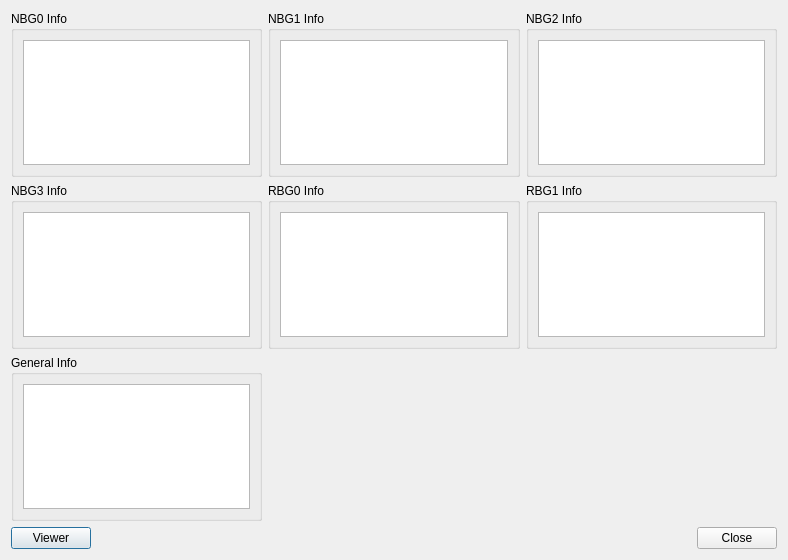
<?xml version="1.0" encoding="UTF-8"?>
<ui version="4.0">
 <class>UIDebugVDP2</class>
 <widget class="QDialog" name="UIDebugVDP2">
  <property name="geometry">
   <rect>
    <x>0</x>
    <y>0</y>
    <width>788</width>
    <height>560</height>
   </rect>
  </property>
  <property name="windowTitle">
   <string>Debug VDP2Viewer</string>
  </property>
  <layout class="QVBoxLayout" name="verticalLayout_7">
   <item>
    <layout class="QGridLayout" name="DebugGrid">
     <item row="0" column="0">
      <widget class="QGroupBox" name="NBG0Debug">
       <property name="title">
        <string>NBG0 Info</string>
       </property>
       <layout class="QVBoxLayout" name="verticalLayout">
        <item>
         <widget class="QPlainTextEdit" name="pteNBG0Info">
          <property name="readOnly">
           <bool>true</bool>
          </property>
         </widget>
        </item>
       </layout>
      </widget>
     </item>
     <item row="0" column="1">
      <widget class="QGroupBox" name="NBG1Debug">
       <property name="title">
        <string>NBG1 Info</string>
       </property>
       <layout class="QVBoxLayout" name="verticalLayout_2">
        <item>
         <widget class="QPlainTextEdit" name="pteNBG1Info">
          <property name="readOnly">
           <bool>true</bool>
          </property>
         </widget>
        </item>
       </layout>
      </widget>
     </item>
     <item row="0" column="2">
      <widget class="QGroupBox" name="NBG2Debug">
       <property name="title">
        <string>NBG2 Info</string>
       </property>
       <layout class="QVBoxLayout" name="verticalLayout_3">
        <item>
         <widget class="QPlainTextEdit" name="pteNBG2Info">
          <property name="readOnly">
           <bool>true</bool>
          </property>
         </widget>
        </item>
       </layout>
      </widget>
     </item>
     <item row="1" column="0">
      <widget class="QGroupBox" name="NBG3Debug">
       <property name="title">
        <string>NBG3 Info</string>
       </property>
       <layout class="QVBoxLayout" name="verticalLayout_4">
        <item>
         <widget class="QPlainTextEdit" name="pteNBG3Info">
          <property name="readOnly">
           <bool>true</bool>
          </property>
         </widget>
        </item>
       </layout>
      </widget>
     </item>
     <item row="1" column="1">
      <widget class="QGroupBox" name="RBG0Debug">
       <property name="title">
        <string>RBG0 Info</string>
       </property>
       <layout class="QVBoxLayout" name="verticalLayout_5">
        <item>
         <widget class="QPlainTextEdit" name="pteRBG0Info">
          <property name="readOnly">
           <bool>true</bool>
          </property>
         </widget>
        </item>
       </layout>
      </widget>
     </item>
     <item row="1" column="2">
      <widget class="QGroupBox" name="RBG1Debug">
       <property name="title">
        <string>RBG1 Info</string>
       </property>
       <layout class="QVBoxLayout" name="verticalLayout">
        <item>
         <widget class="QPlainTextEdit" name="pteRBG1Info">
          <property name="readOnly">
           <bool>true</bool>
          </property>
         </widget>
        </item>
       </layout>
      </widget>
     </item>
     <item row="2" column="0">
      <widget class="QGroupBox" name="GeneralDebug">
       <property name="title">
        <string>General Info</string>
       </property>
       <layout class="QVBoxLayout" name="verticalLayout_6">
        <item>
         <widget class="QPlainTextEdit" name="pteGeneralInfo">
          <property name="readOnly">
           <bool>true</bool>
          </property>
         </widget>
        </item>
       </layout>
      </widget>
     </item>
    </layout>
   </item>
   <item>
    <layout class="QHBoxLayout" name="horizontalLayout">
     <item>
      <widget class="QPushButton" name="pbViewer">
       <property name="text">
        <string>Viewer</string>
       </property>
      </widget>
     </item>
     <item>
      <widget class="QDialogButtonBox" name="dbbButtons">
       <property name="standardButtons">
        <set>QDialogButtonBox::Close</set>
       </property>
      </widget>
     </item>
    </layout>
   </item>
  </layout>
 </widget>
 <resources/>
 <connections>
  <connection>
   <sender>dbbButtons</sender>
   <signal>rejected()</signal>
   <receiver>UIDebugVDP2</receiver>
   <slot>reject()</slot>
   <hints>
    <hint type="sourcelabel">
     <x>347</x>
     <y>321</y>
    </hint>
    <hint type="destinationlabel">
     <x>335</x>
     <y>376</y>
    </hint>
   </hints>
  </connection>
 </connections>
</ui>
